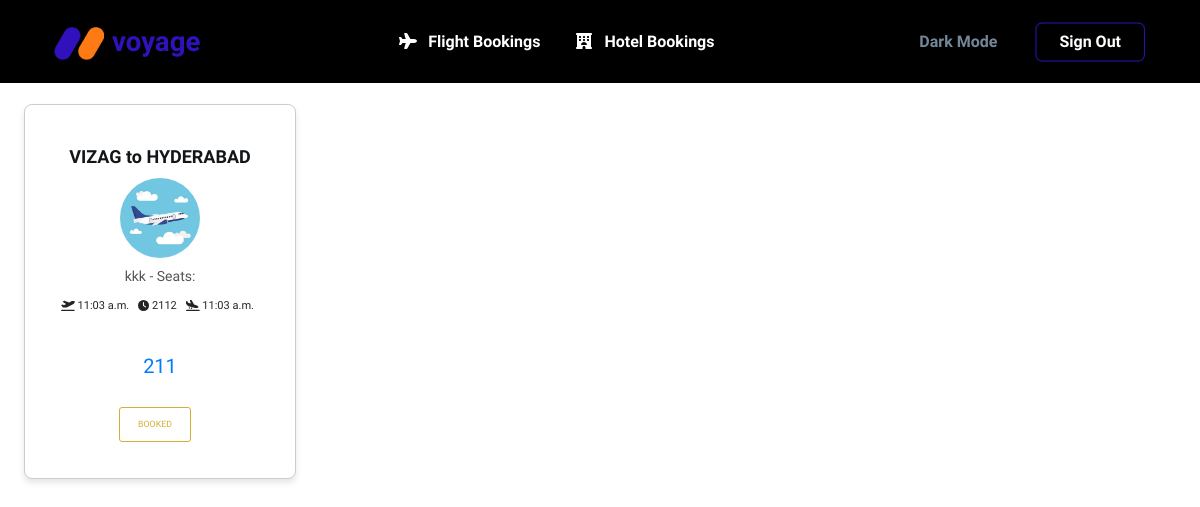
/bookedflights/ (signed in), run on an earlier commit of the app's database.
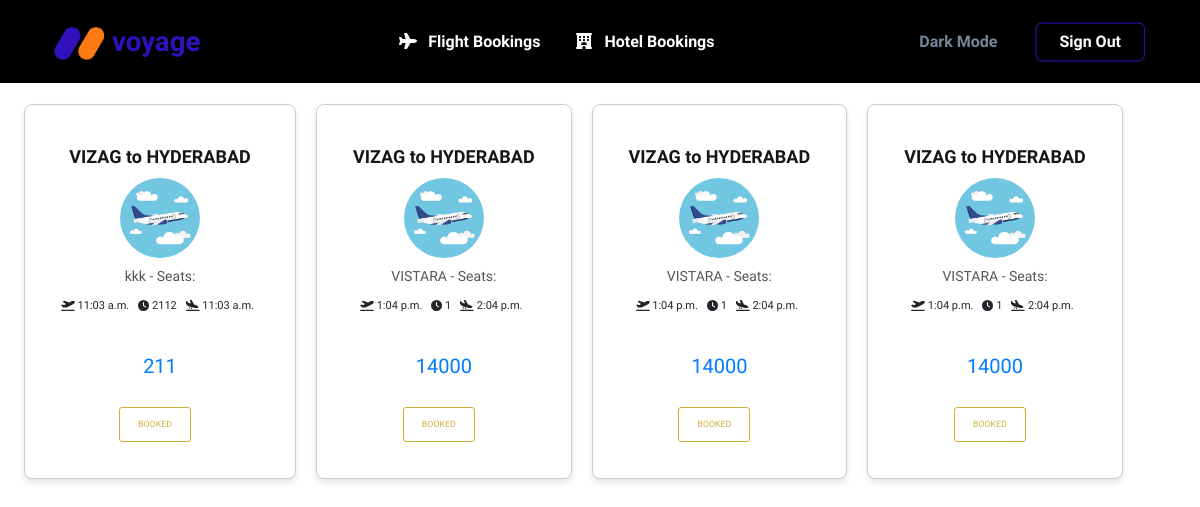
And on a later commit of the database.
### home/models.py (models this page shows, shortened)
class BookFlight(models.Model):
    username_id = models.EmailField(max_length=500)
    flight_num = models.CharField(max_length=10)
    date = models.DateField()
    seat = models.IntegerField(default=1)
    source = models.CharField(max_length=200)
    destination = models.CharField(max_length=200)
    flight_name = models.CharField(max_length=200)
    eprice = models.IntegerField(null=True)
    dept_time = models.TimeField(auto_now=False, auto_now_add=False)
    dest_time = models.TimeField(auto_now=False, auto_now_add=False)
    journey_time = models.IntegerField(null=True)
    company = models.CharField(max_length=15, default=" ")
    lat = models.FloatField(null=True)
    lon = models.FloatField(null=True)

### home/views.py (the view)
# urls.py: path("bookedflights/", views.Bookedflights, name="bookedflights"),
@login_required
def Bookedflights(request):
    user = request.user
    flights = BookFlight.objects.all().filter(username_id=user)
    response = {"Flights": flights, "Page": "Booked Flights"}
    return render(request, "home/flights.html", response)

### templates/home/flights.html (shortened to what this page needs)
{% extends 'base.html' %}
{% load static %}
{% block css %}
<link href="{% static 'assets/css/flights.css' %}" rel="stylesheet" />
{% endblock %}
{% block content %}
<section class="mt-7 py-0">
  <main>
    <div class="fcontainer card-container">
      <section class="rooms-section">
        <div class="frow center-lg">
          {% for flight in Flights %}
          <div class="rooms fcol fcol-4 card">
            <div class="card-body">
              <div class="card-graphic">
                <img src="{% static 'assets\img\cc33e6304b84c490b8c5192fdbb6e29d.jpg' %}">
              </div>
              <h3 class="flight-info">
                {{ flight.flight_name }} - Seats: {{ flight.seats }}
              </h3>
              <h3 class="room-title">{{ flight.source }} to {{ flight.destination }}</h3>
              <div class="details-fcontainer">
                <p class="list-text">
                  <i class="fas fa-plane-departure"></i>  {{ flight.dept_time }}
                </p>
                <p class="list-text">
                  <i class="fas fa-clock"></i>  {{ flight.journey_time }}
                </p>
                <p class="list-text">
                  <i class="fas fa-plane-arrival"></i> {{ flight.dest_time }}
                </p>
              </div>
              <p class="amount-text">{{ flight.eprice }}</p>
              <div class="buttons-fcontainer">
                <form action="{% url 'app:bookflight' %}" method="post">
                  {% if Page == 'Flights' %}
                  <button class="fbtn fbtn-ghost">Book Now</button>
                  {% else %}
                  <button class="fbtn fbtn-ghost" disabled>Booked</button>
                  {% endif %}
                </form>
              </div>
            </div>
          </div>
          {% endfor %}
        </div>
      </section>
    </div>
  </main>
</section>
{% endblock %}

### templates/base.html (shortened to what this page needs)
<!doctype html>
<html lang="en">
{% load static %}
<head>
  <link href="https://cdn.jsdelivr.net/npm/bootstrap@5.3.2/dist/css/bootstrap.min.css" rel="stylesheet" />
  <link href={% static "assets/css/theme.css" %} rel="stylesheet" />
  {% block css %}
  {% endblock %}
</head>
<body class="dark">
  <main class="main" id="top">
    <nav class="navbar navbar-expand-lg navbar-light fixed-top py-3 d-block"
      data-navbar-on-scroll="data-navbar-on-scroll">
      <div class="container"><a class="navbar-brand" href="/"><img class="d-inline-block"
            src="{% static 'assets/img/gallery/logo.png'%}" width="50" alt="logo" /><span
            class="fw-bold text-primary ms-2" style="color: #2D033B;">voyage</span></a>
        <div class="collapse navbar-collapse border-top border-lg-0 mt-4 mt-lg-0" id="navbarSupportedContent">
          <ul class="navbar-nav mx-auto pt-2 pt-lg-0 font-base">
            <li class="nav-item px-2">
              <a class="nav-link flight-link darkw" href="{% url 'app:bookedflights' %}">
                <span class="nav-link-icon text-800 me-1 fas fa-plane"></span>
                <span class="nav-link-text darkw">Flight Bookings</span>
              </a>
            </li>
            <li class="nav-item px-2">
              <a class="nav-link hotel-link darkw" href="{% url 'app:bookedhotels' %}">
                <span class="nav-link-icon text-800 me-1 fas fa-hotel"></span>
                <span class="nav-link-text darkw">Hotel Bookings</span>
              </a>
            </li>
          </ul>
          <form>
            <button class="btn text-800 order-1 order-lg-0 me-2 darkw" type="button" id="darkModeToggle">Dark
              Mode</button>
            {% if user.is_authenticated %}
            <a href={% url "user:logout" %} class="btn btn-voyage-outline order-0" type="submit"><span
                class="nav-link-text">Sign Out</span></a>
            {% else %}
            <a href={% url "user:login" %} class="btn btn-voyage-outline order-0" type="submit"><span
                class="nav-link-text">Sign in</span></a>
            {% endif %}
          </form>
        </div>
      </div>
    </nav>
    {% block content %}
    {% endblock content %}
  </main>
</body>
</html>

### static/assets/css/flights.css (style rules this page uses)
.fcontainer { max-width: 1230px; margin: 0 auto; padding: 1.5rem; }
.frow { display: flex; flex-wrap: wrap; }
.center-lg { justify-content: center; }
.list-text { display: inline-block; font-size: 69%; }
.fbtn { border-radius: 3px; border: 1px solid #D4AF37; text-transform: uppercase; font-size: 55%; padding: 10px 18px; font-weight: 400; text-decoration: none; transition: all 0.3s; margin-right: 10px; }
.fbtn-ghost { color: #D4AF37; background-color: #fff; }
.rooms-section { padding: 0 0 40px; }
.room-title { font-size: 90%; font-weight: 600; margin: 15px 0 12px; }
.details-fcontainer { display: inline-block; }
.details-fcontainer p { margin-right: 5px; }
.amount-text { font-size: 85%; margin-top: 15px; font-weight: 500; }
.buttons-fcontainer { margin-top: 20px; }
.card-body { display: flex; flex-direction: column; align-items: center; text-align: center; }
.room-title { font-size: 90%; font-weight: 600; margin: 1px 0 12px; order: -1; }

### templates/base.html (style rules this page uses)
:root { --text-color-light: #2D033B; --bg-color-light: #DFCCFB; --text-color-dark: #DFCCFB; --bg-color-dark: #440065; }
body { color: var(--text-color-light) !important; background-color: #fff; }
.nav-link-text,.nav-link-icon { color: #fff !important; }
.navbar { background-color: #000 !important; color: #DFCCFB !important; }

### templates/home/flights.html (style rules this page uses)
.card-container { display: flex; overflow-x: auto; }
.card { flex: 0 0 auto; margin-right: 20px; padding: 20px; border: 1px solid #ccc; border-radius: 8px; box-shadow: 0 4px 6px rgba(0, 0, 0, 0.1); background-color: #fff; transition: transform 0.3s ease-in-out; }
.card-body { display: flex; align-items: center; flex-direction: column; text-align: center; }
.card-graphic { flex: 0 0 auto; margin-bottom: 10px; width: 80px; height: 80px; border-radius: 50%; overflow: hidden; }
.card-graphic img { width: 100%; height: 100%; object-fit: cover; }
.flight-info { font-size: 14px; font-weight: 500; color: #555; }
.room-title { margin: 5px 0 10px; font-size: 18px; }
.details-fcontainer { margin-bottom: 10px; }
.amount-text { margin-top: 10px; font-size: 20px; color: #007bff; }
.buttons-fcontainer { margin-top: 10px; }

What changed in the data, as far as the page shows it:
added BookFlight: flight_name "VISTARA", source "VIZAG", destination "HYDERABAD", dept_time "1:04 p.m.", journey_time "1", dest_time "2:04 p.m.", eprice "14000"
added BookFlight: flight_name "VISTARA", source "VIZAG", destination "HYDERABAD", dept_time "1:04 p.m.", journey_time "1", dest_time "2:04 p.m.", eprice "14000"
added BookFlight: flight_name "VISTARA", source "VIZAG", destination "HYDERABAD", dept_time "1:04 p.m.", journey_time "1", dest_time "2:04 p.m.", eprice "14000"
